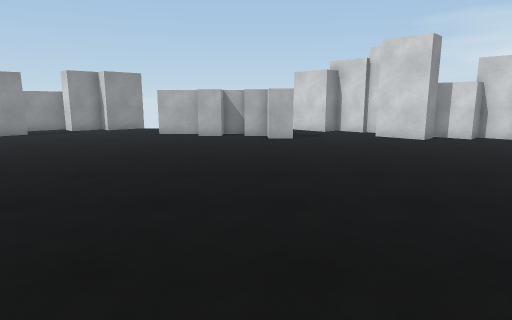
View 1 (above)

21 first-person views from a walk through a Unity game level. The camera is 1.5 m above the floor, tilts 10° down and sees 75° across. The floor is counted in squares, 1 m on a side. Each view is taken from the middle of a square. On the plan, view 1 faces up. The plan holds only what a view shows up to about 15 squares ahead; the rest is blank.

View 2
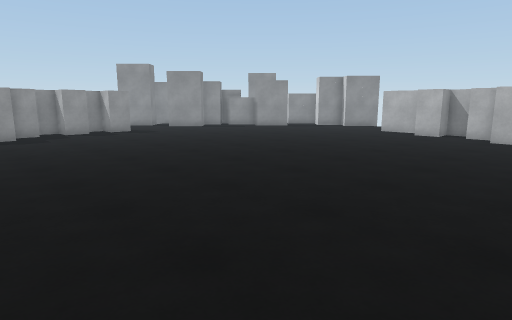

View 3
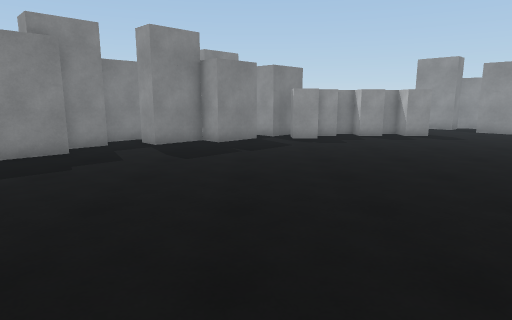

View 4
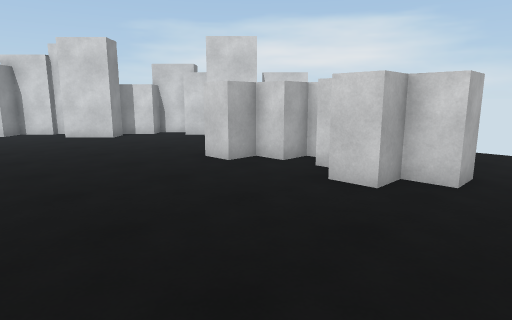

View 5
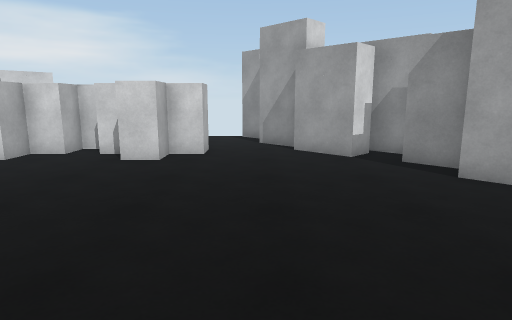

View 6
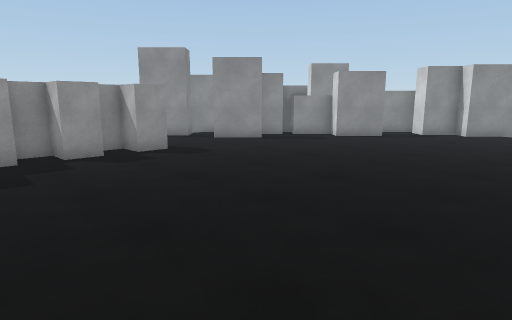

View 7
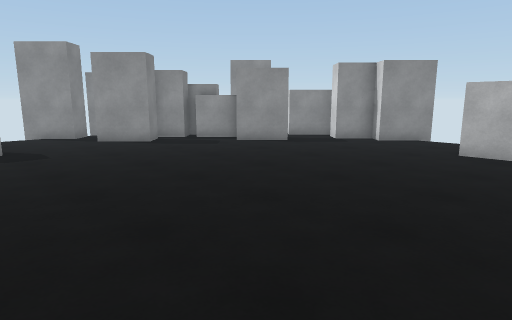

View 8
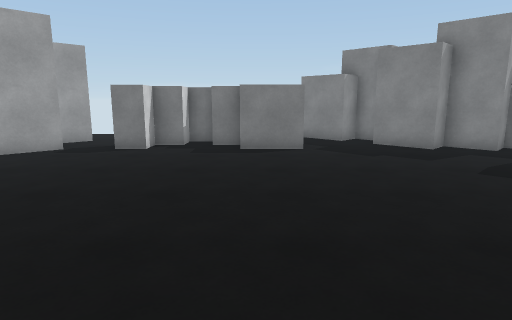

View 9
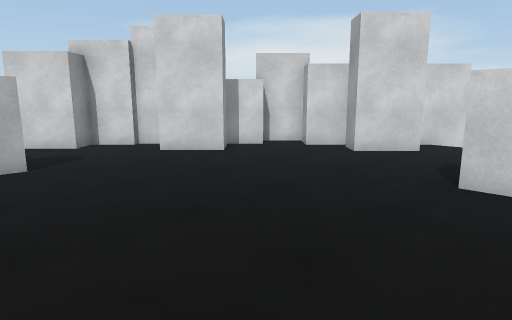

View 10
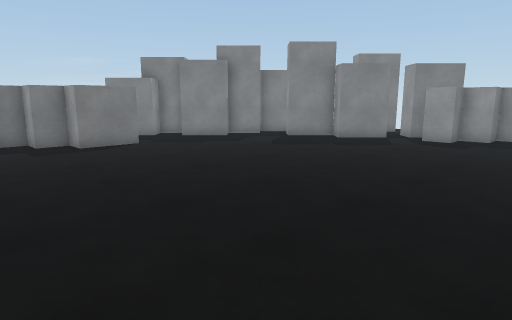

View 11
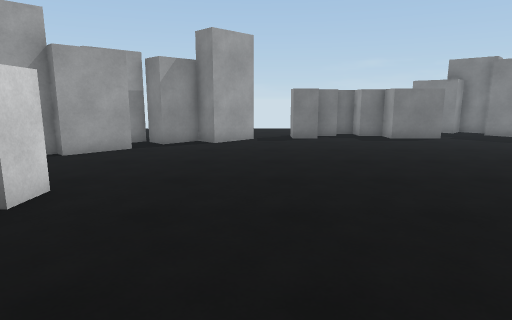

View 12
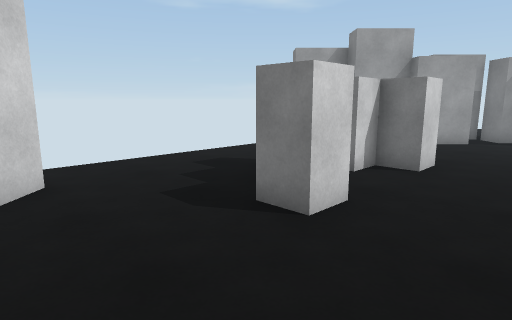

View 13
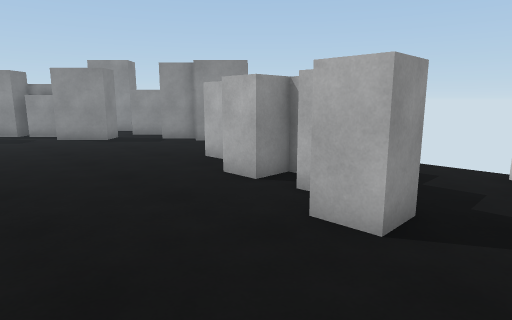

View 14
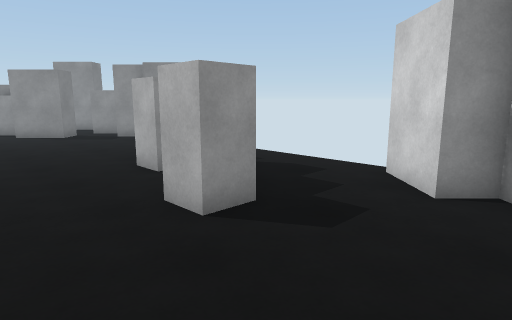

View 15
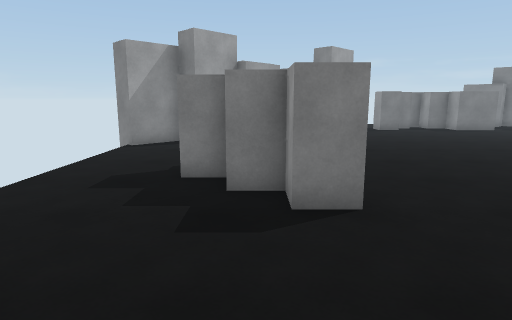

View 16
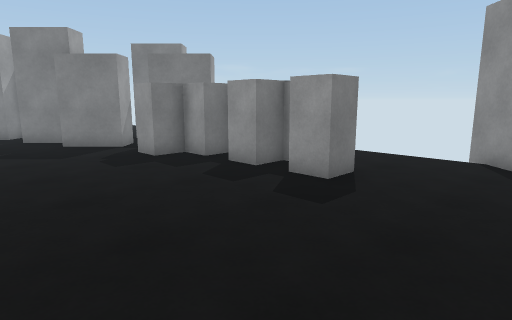

View 17
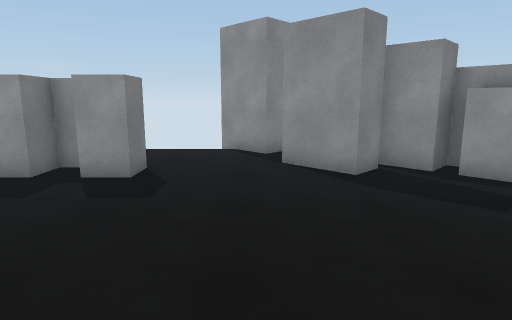

View 18
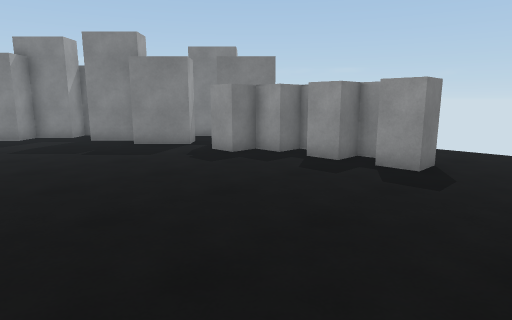

View 19
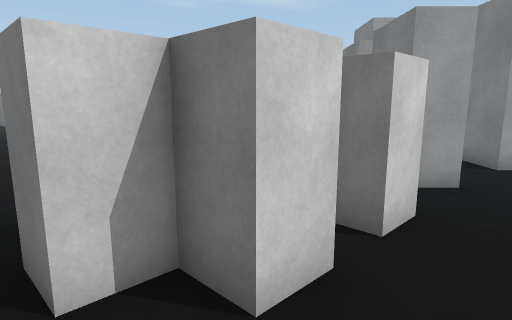

View 20
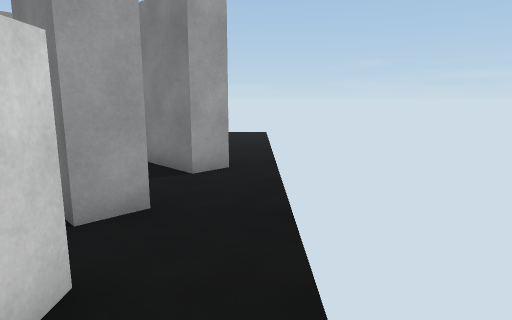

View 21
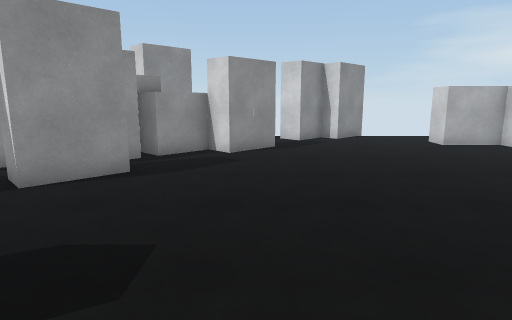

### Floor plan
Key: @ floor where view 1 was taken; # wall or solid block; x gap in a wall; . floor; ^ raised ledge.
Columns run from 18 left of view 1 to 13 right of it. Each row starts with its distance up from view 1.
 19            #
 18        #####...  ...##
 17        #.#.....  ....###
 16        #......## #.....##
 15       ##.......####....##
 14    #####..........##....#####
 13    ##......................##
 12   ##........................#
 11   ###.......................#
 10 ####........................#
  9  #..........................####
  8 x..............................x
  7  ..............................
  6  ..^#....................#.....
  5  ..#.....................##....
  4  ..^#.....................^#...
  3  ..#.....................^# ...
  2  ..##....................#  ...
  1  ..###...................##....
  0  ..##.............@............
 -1  ...##........................##
 -2  .#..##....................####
 -3  .##x #...................##
 -4  ..   ##.................##
 -5  ..    #...............####
 -6  ..   ###.............###
 -7  ..    ####...##...#..#
 -8  ..       ##.. ##^##..#
 -9  ..       ###.  ##   .#
-10  ..        ###       ..

Positions as (right, up) in squares from view 1, and headings:
1: (0, 0), facing up
2: (3, -1), facing up-left
3: (1, -1), facing left
4: (1, -1), facing up-right
5: (-2, -1), facing right
6: (-4, 1), facing up-left
7: (-2, 5), facing up-left
8: (-3, 4), facing down
9: (0, 5), facing up-right
10: (1, 5), facing down-left
11: (3, 7), facing down
12: (4, 10), facing down-right
13: (3, 10), facing up-left
14: (5, 11), facing up-left
15: (8, 11), facing down
16: (-8, 10), facing down-left
17: (-7, 9), facing left
18: (-6, 9), facing down-left
19: (-17, 7), facing down-right
20: (-17, 5), facing down
21: (-11, 4), facing up
